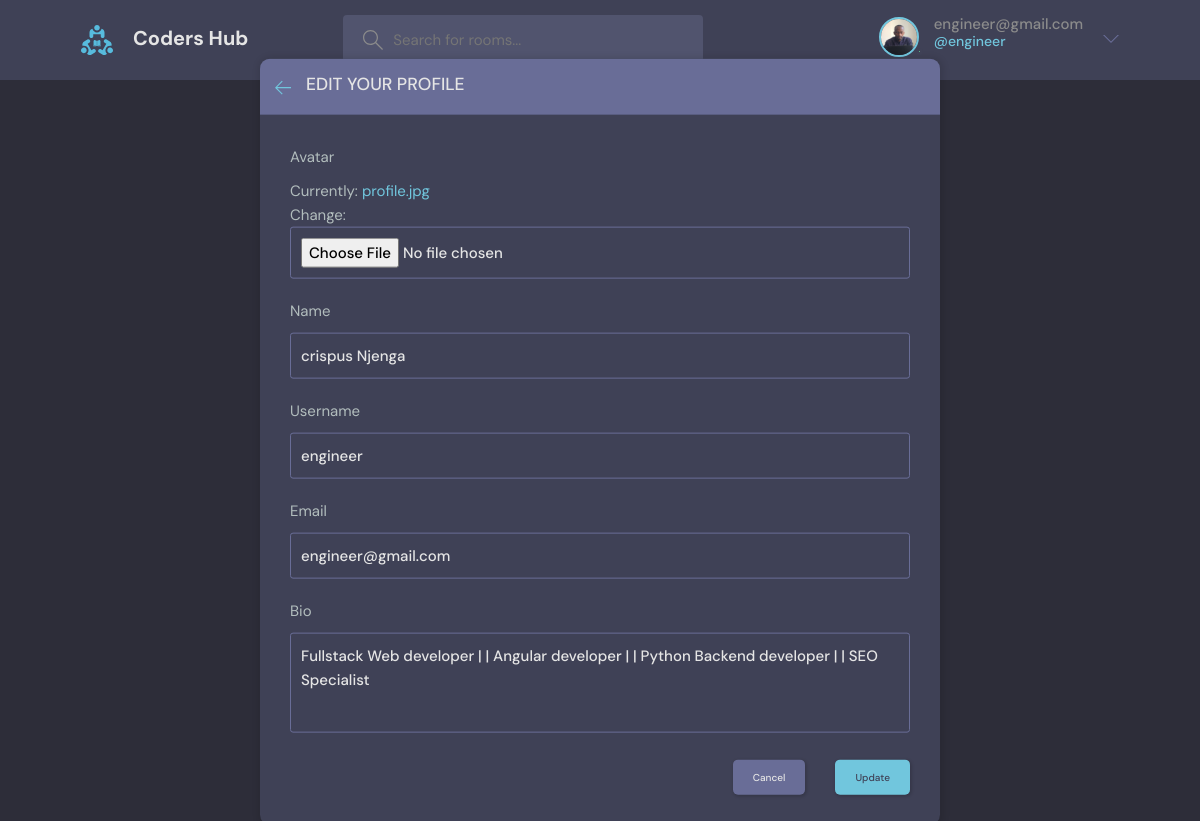
The page /update-profile/ (signed in) on the database as committed earlier.
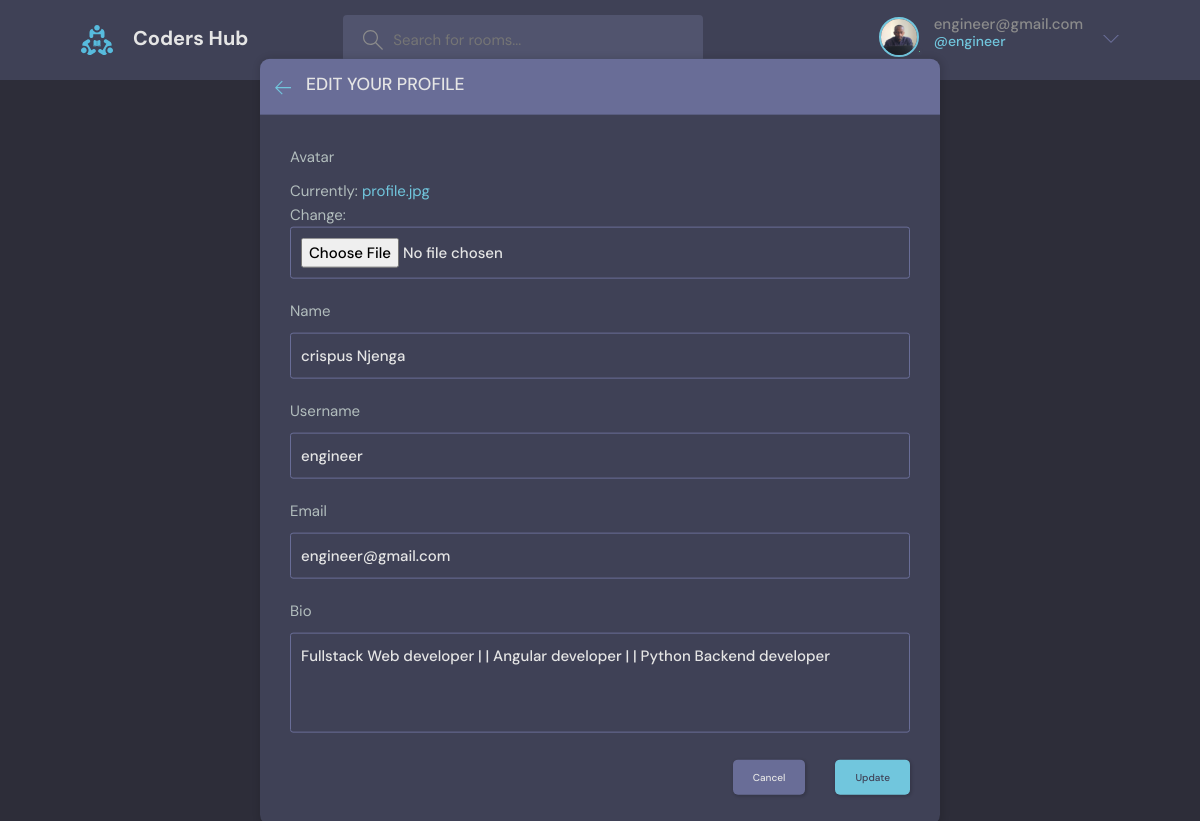
The same page on the database as committed later.
### hub/models.py (models this page shows)
class User(AbstractUser):
    name = models.CharField(max_length=100, null=True)
    email = models.EmailField(unique=True, null=True)
    bio = models.TextField(null=True)
    avatar = models.ImageField(null=True, default='avatar.svg')
    USERNAME_FIELD = 'email'
    REQUIRED_FIELDS = []

### hub/views.py (the view)
# urls.py: path('update-profile/', views.update_user, name="update-profile")
@login_required(login_url='login')
def update_user(request):
    user = request.user
    form = UserForm(instance=user)
    if request.method == 'POST':
        form = UserForm(request.POST, request.FILES ,instance=user)
        if form.is_valid():
            form.save()
            return redirect('profile', pk=user.id)
    context = {'form': form}
    return render(request, 'hub/update_user.html', context)

### hub/forms.py
class UserForm(ModelForm):
    class Meta:
        model = User
        fields = ['avatar','name','username', 'email', 'bio']

### hub/templates/hub/update_user.html (shortened to what this page needs)
{% extends 'base.html' %}
{% block content %}
<main class="update-account layout">
  <div class="container">
    <div class="layout__box">
      <div class="layout__boxHeader">
        <div class="layout__boxTitle">
          <a href="{{request.META.HTTP_REFERER}}">
            <svg version="1.1" xmlns="http://www.w3.org/2000/svg" width="32" height="32" viewBox="0 0 32 32">
              <title>arrow-left</title>
              <path
                d="M13.723 2.286l-13.723 13.714 13.719 13.714 1.616-1.611-10.96-10.96h27.625v-2.286h-27.625l10.965-10.965-1.616-1.607z">
              </path>
            </svg>
          </a>
          <h3>Edit your profile</h3>
        </div>
      </div>
      <div class="layout__body">
        <form class="form" action="" method="POST" enctype="multipart/form-data">
          {% for field in form %}
          <div class="form__group">
            <label for="name">{{field.label}}</label>
            {{field}}
          </div>
          {% endfor %}
          <div class="form__action">
            <a class="btn btn--dark" href="index.html">Cancel</a>
            <button class="btn btn--main" type="submit">Update</button>
          </div>
        </form>
      </div>
    </div>
  </div>
</main>
{% endblock %}

### templates/includes/navbar.html (shortened to what this page needs)
{% load static %}
<header class="header header--loggedIn">
  <div class="container">
    <a href="{% url 'home' %}" class="header__logo">
      <img src="{% static 'images/assets/logo.svg'%}" />
      <h1>Coders Hub</h1>
    </a>
    <form class="header__search" action="{% url 'home' %}" method="GET">
      <label>
        <input placeholder="Search for rooms..."  name="t" id="t"  />
      </label>
    </form>
    <nav class="header__menu">
      <div class="header__user">
        {% if user.is_authenticated %}
        <a href="{% url 'update-profile'%}">
          <div class="avatar avatar--medium active">
            <img src="{{request.user.avatar.url}}" />
          </div>
          <p>{{request.user}} <span>@{{request.user.username}}</span></p>
        </a>
        <button class="dropdown-button">
          <svg version="1.1" xmlns="http://www.w3.org/2000/svg" width="32" height="32" viewBox="0 0 32 32">
            <title>chevron-down</title>
            <path d="M16 21l-13-13h-3l16 16 16-16h-3l-13 13z"></path>
          </svg>
        </button>
      </div>
      {% else %}
      <a href="{% url 'login'%}">
        <img src="{% static 'images/assets/avatar.svg'%}" />
        <p>Login</p>
      </a>
      {% endif %}
    </nav>
  </div>
</header>

Rows that differ between the two databases and show on the page:
changed User "engineer@gmail.com": bio "Fullstack Web developer | | Angular developer | | Python Backend developer | | SEO Specialist" → "Fullstack Web developer | | Angular developer | | Python Backend developer"
